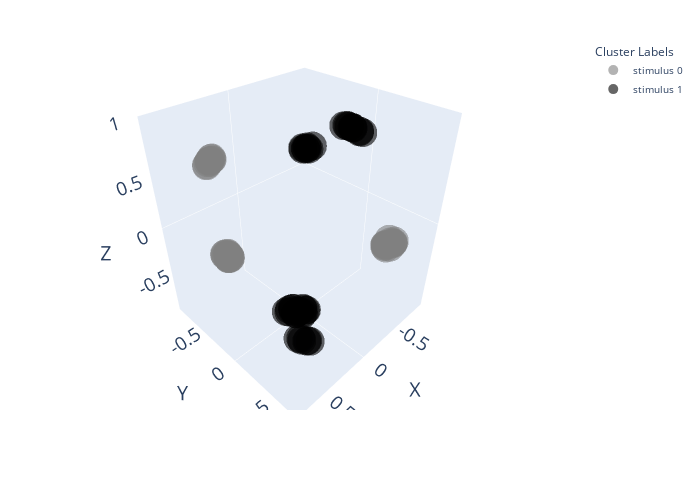

The cell this chart's notebook holds for it:
### Code cell
# import plotly.express as px

# Example DataFrame, assuming hyperbolic_df is already defined with appropriate data
# Adding a column 'labels' to hyperbolic_df for the point labels if not already present
# hyperbolic_df['labels'] = ...

fig = px.scatter_3d(
    data_frame=hyperbolic_df, 
    x='x', 
    y='y', 
    z='z', 
    color='stimuli', 
      # assuming 'labels' column contains the point labels
    labels={'x': 'X', 'y': 'Y', 'z': 'Z'},
    color_discrete_map={'stimulus 0': 'grey', 'stimulus 1': 'black'}
    

)

fig.update_layout(
    scene=dict(
        xaxis=dict(
            tickvals=[-1, -0.5, 0, 0.5, 1],
            ticktext=['-1', '-0.5', '0', '0.5', '1'],
            title=dict(text='X', font=dict(size=20)),
            tickfont=dict(size=15),
            showgrid=False
        ),
        yaxis=dict(
            tickvals=[-1, -0.5, 0, 0.5, 1],
            ticktext=['-1', '-0.5', '0', '0.5', '1'],
            title=dict(text='Y', font=dict(size=20)),
            tickfont=dict(size=15),
            showgrid=False
        ),
        zaxis=dict(
            tickvals=[-1, -0.5, 0, 0.5, 1],
            ticktext=['-1', '-0.5', '0', '0.5', '1'],
            title=dict(text='Z', font=dict(size=20)),
            tickfont=dict(size=15),
            showgrid=False
        )
    ),
    legend=dict(
        title=dict(text='Cluster Labels', font=dict(size=12)),
        font=dict(size=10)
    # ),
    # title=dict(
    #     text='SMDD and SMDV Neurons',
    #     font=dict(size=15)
    ),
    margin=dict(l=20, r=20, b=90, t=40),
    autosize= True,
    width=700,
    height=500
)

# Customize marker size and opacity for better visualization
fig.update_traces(marker=dict(size=10, opacity=0.6))

# Export the figure as a high-resolution image
# fig.write_image("AVA_RME_try{i}.png", scale=3)

fig.show()
fig.write_image("AVA_RME.svg")

### Figure 1 — Plotly figure (JSON) as saved in the notebook; plotly's stock layout.template omitted (floating-point values rounded to 4 significant figures)
{"data": [{"hovertemplate": "stimuli=stimulus 0<br>X=%{x}<br>Y=%{y}<br>Z=%{z}<extra></extra>", "legendgroup": "stimulus 0", "marker": {"color": "grey", "opacity": 0.6, "size": 10, "symbol": "circle"}, "mode": "markers", "name": "stimulus 0", "scene": "scene", "showlegend": true, "type": "scatter3d", "x": [0.3112, 0.3463, 0.3325, 0.2847, 0.2725, 0.3423, 0.2766, 0.2785, 0.2603, 0.2486, 0.2734, 0.2781, 0.2515, 0.2467, -0.8337, -0.8323, -0.8272, -0.8343, -0.8271, -0.8174, -0.8372, 0.3216, 0.3216, 0.2931, 0.3086, 0.3107, 0.2601, 0.2967, 0.2568, 0.2853, 0.2864, 0.2581, 0.2551, 0.2964, -0.83, -0.8325, -0.8275, -0.8155, -0.858, -0.8343, -0.8405, -0.8444], "y": [-0.8107, -0.806, -0.803, -0.8172, -0.8243, -0.8141, -0.7557, -0.7522, -0.751, -0.7644, -0.7546, -0.7513, -0.7539, -0.7651, 0.3046, 0.3196, 0.3106, 0.3151, 0.3201, 0.3294, 0.3058, -0.7988, -0.7952, -0.7967, -0.7866, -0.8003, -0.7827, -0.776, -0.7736, -0.772, -0.7859, -0.7777, -0.7889, -0.7825, 0.3952, 0.3976, 0.3969, 0.3762, 0.3298, 0.3914, 0.3993, 0.355], "z": [0.4723, 0.4604, 0.4763, 0.4803, 0.479, 0.4474, -0.5722, -0.578, -0.5863, -0.5751, -0.5758, -0.5795, -0.5857, -0.5754, -0.4369, -0.4303, -0.4493, -0.4314, -0.4416, -0.4531, -0.4327, 0.4891, 0.4955, 0.5119, 0.5178, 0.493, -0.5453, -0.5383, -0.5591, -0.5469, -0.5301, -0.554, -0.5417, -0.529, -0.3656, -0.3588, -0.3689, -0.4159, -0.3651, -0.362, -0.3412, -0.3766]}, {"hovertemplate": "stimuli=stimulus 1<br>X=%{x}<br>Y=%{y}<br>Z=%{z}<extra></extra>", "legendgroup": "stimulus 1", "marker": {"color": "black", "opacity": 0.6, "size": 10, "symbol": "circle"}, "mode": "markers", "name": "stimulus 1", "scene": "scene", "showlegend": true, "type": "scatter3d", "x": [0.2624, 0.2748, 0.2573, -0.3024, -0.3176, -0.3327, 0.757, 0.7708, 0.7403, 0.7309, 0.7435, 0.7425, 0.732, 0.7603, -0.7222, 0.2934, 0.2773, 0.2966, -0.2918, -0.2852, -0.2858, -0.2624, -0.2616, -0.2701, -0.2204, 0.7145, 0.681, 0.6958, 0.7016, 0.698, 0.7167, 0.6858, 0.6955, -0.6897, -0.6628, -0.6831, -0.7108, -0.6692, -0.6976, -0.6885], "y": [0.3301, 0.3302, 0.3562, 0.2922, 0.2807, 0.299, 0.6344, 0.6179, 0.6515, 0.6684, 0.6486, 0.6531, 0.6668, 0.6323, -0.5811, 0.2875, 0.2575, 0.2425, 0.2352, 0.2436, 0.2316, 0.2103, 0.2006, 0.2174, 0.2052, 0.6846, 0.7176, 0.7021, 0.6997, 0.6986, 0.6812, 0.7132, 0.7045, -0.6247, -0.6566, -0.6418, -0.6164, -0.6613, -0.6245, -0.6389], "z": [-0.8997, -0.8959, -0.8914, 0.8986, 0.8974, 0.8859, 0.07668, 0.05375, 0.08819, 0.04102, 0.08694, 0.06504, 0.04199, 0.05347, 0.3559, -0.9044, -0.9183, -0.9161, 0.9189, 0.9183, 0.9214, 0.9334, 0.9358, 0.9295, 0.9457, 0.06671, 0.07712, 0.08486, 0.03567, 0.09245, 0.06276, 0.07381, 0.05168, 0.3433, 0.3323, 0.3252, 0.3158, 0.3125, 0.3277, 0.3147]}], "layout": {"autosize": true, "height": 500, "legend": {"font": {"size": 10}, "title": {"font": {"size": 12}, "text": "Cluster Labels"}, "tracegroupgap": 0}, "margin": {"b": 90, "l": 20, "r": 20, "t": 40}, "scene": {"domain": {"x": [0, 1], "y": [0, 1]}, "xaxis": {"showgrid": false, "tickfont": {"size": 15}, "ticktext": ["-1", "-0.5", "0", "0.5", "1"], "tickvals": [-1, -0.5, 0, 0.5, 1], "title": {"font": {"size": 20}, "text": "X"}}, "yaxis": {"showgrid": false, "tickfont": {"size": 15}, "ticktext": ["-1", "-0.5", "0", "0.5", "1"], "tickvals": [-1, -0.5, 0, 0.5, 1], "title": {"font": {"size": 20}, "text": "Y"}}, "zaxis": {"showgrid": false, "tickfont": {"size": 15}, "ticktext": ["-1", "-0.5", "0", "0.5", "1"], "tickvals": [-1, -0.5, 0, 0.5, 1], "title": {"font": {"size": 20}, "text": "Z"}}}, "width": 700}}
